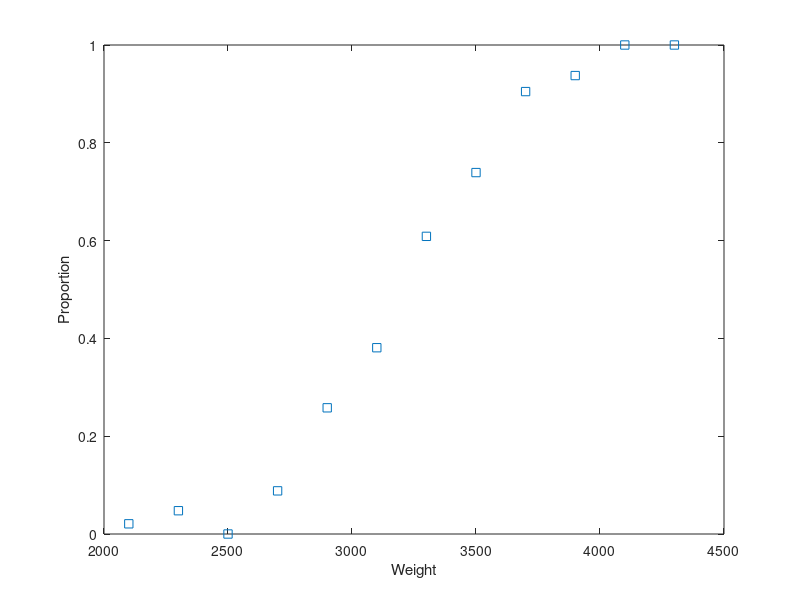

This chart was generated by the following MATLAB code: (Note: this script raises an error after producing the figure.)
% Example of using GLM
% A set of car weights
weight = [2100 2300 2500 2700 2900 3100 3300 3500 3700 3900 4100 4300]';
% The number of cars tested at each weight
tested = [48 42 31 34 31 21 23 23 21 16 17 21]';
% The number of cars failing the test at each weight
failed = [1 2 0 3 8 8 14 17 19 15 17 21]';
% The proportion of cars failing for each weight
proportion = failed ./ tested;

figure
plot(weight,proportion,'s')
xlabel('Weight'); ylabel('Proportion');

%
[logitCoef,dev] = glmfit(weight,[failed tested],'binomial','logit');
logitFit = glmval(logitCoef,weight,'logit');
figure
plot(weight,proportion,'bs', weight,logitFit,'r-');
xlabel('Weight'); ylabel('Proportion');

[logitCoef2,dev2] = glmfit([weight weight.^2],[failed tested],'binomial','logit');
pval = 1 - chi2cdf(dev-dev2,1)

%% Prep my data:
% Experimental data:
tabExp = readtable('D:\Telework_library\dopamine_phase_3\a-analysis\Experimental data\experimental_data_labeled.xlsx');

%% All my other shit:

MIPerRes; % Loaded from simple_pca.m
thisSysLabel;
ndxExpSim = zeros(length(tabExp.Label),1);
% look for the same labels in experimental data and variable 
for i = 1:length(tabExp.Label)

% strcmp(string(thisSysLabel),string(tabExp.Label(i)))
    ndxHere = find(strcmp(string(thisSysLabel),string(tabExp.Label(i))));
    if ndxHere & (~isnan(tabExp.LogEC50(i)) | ~isnan(tabExp.Efficacy(i)))
        ndxExpSim(i,1) = i;
        ndxExpSim(i,2) = ndxHere;
    end
end

ndxCommon=ndxExpSim(any(ndxExpSim,2),any(ndxExpSim,1)); % Remove rows with zeros
%%
MIPerResFiltered=MIPerRes(any(MIPerRes,2),any(MIPerRes,1));
X = sum(MIPerResFiltered(:,ndxCommon(:,2)))';
Y = [tabExp.Efficacy(ndxCommon(:,1)) -tabExp.LogEC50(ndxCommon(:,1))];

[Coef,dev] = glmfit(X,Y);

logitFit = glmval(Coef,MIPerRes(:,ndxCommon(:,2)));
figure
plot(weight,proportion,'bs', weight,logitFit,'r-');
xlabel('Weight'); ylabel('Proportion');

%% Try simpler regression
X = [ones(length(ndxCommon),1) sum(MIPerResFiltered(:,ndxCommon(:,2)))'];
% y = log(Y(:,1)).*Y(:,2);

[b,bint,r,rint,stats] = regress(Y(:,2),X);

yFit = b(1) + b(2)*linspace(min(X(:,2)),max(X(:,2)),100);


%%
ligNames = ["DA" "BRC"];
effectorNames = ["Gi" "Barr2"];
markers ={'o','d','s','^'};
colors = [0 0.4470 0.7410; 0.8500 0.3250 0.0980; 0.9290 0.6940 0.1250; 0.4940 0.1840 0.5560];

xRange = range(X(:,2));
yRange = range( Y(:,1));

thisSysLabel     
tabExp.Label
ndxCommon

figure
tiledlayout('flow')
for ligHere = 1:length(ligNames)
        ligNdx = contains(thisSysLabel(ndxCommon(:,2)),ligNames(ligHere));
        for effectorHere = 1:length(effectorNames)
            % Plot the stuff
            nexttile
            effectorNdx = contains(thisSysLabel(ndxCommon(:,2)),effectorNames(effectorHere));

            Xhere = sum(MIPerResFiltered(:,ndxCommon(ligNdx&effectorNdx,2)))';
            Yhere = tabExp.Efficacy(ndxCommon(ligNdx&effectorNdx,1)) ;

            s = scatter(Xhere, Yhere,25, ...
               colors(effectorHere,:),'Marker',markers{ligHere},'LineWidth',1.5, ...
               'DisplayName', ligNames(ligHere)+"-"+effectorNames(effectorHere));
            hold on
            row = dataTipTextRow('Label',thisSysLabel(ndxCommon(ligNdx&effectorNdx,2)));
            s.DataTipTemplate.DataTipRows(end+1) = row;
            text(Xhere(:,1)+xRange/50,Yhere(:,1)+yRange/50, thisSysLabel(ndxCommon(ligNdx&effectorNdx,2)));   
            
            % Regression:
            [b,bint,r,rint,stats] = regress(Yhere,[ones(size(Xhere)) Xhere]);
            yFit = b(1) + b(2)*linspace(min(Xhere),max(Xhere),100);
            
            plot(linspace(min(Xhere),max(Xhere),100),yFit,'--r')
            legend('Data',['Linear fit, R^2=' num2str(stats(1))])
            legend boxoff
            % Labels and formatting
            xlabel('\Sigma(MI)')
            ylabel('Efficacy (normalized to WT)')
            title( ligNames(ligHere)+"-"+effectorNames(effectorHere))
            set(gca,'FontSize',12)
        end
end





% text(X(:,2)+xRange/50,Y(:,1)+yRange/50, thisSysLabel(ndxCommon(:,2)));   
% set(gca,'FontSize',16)